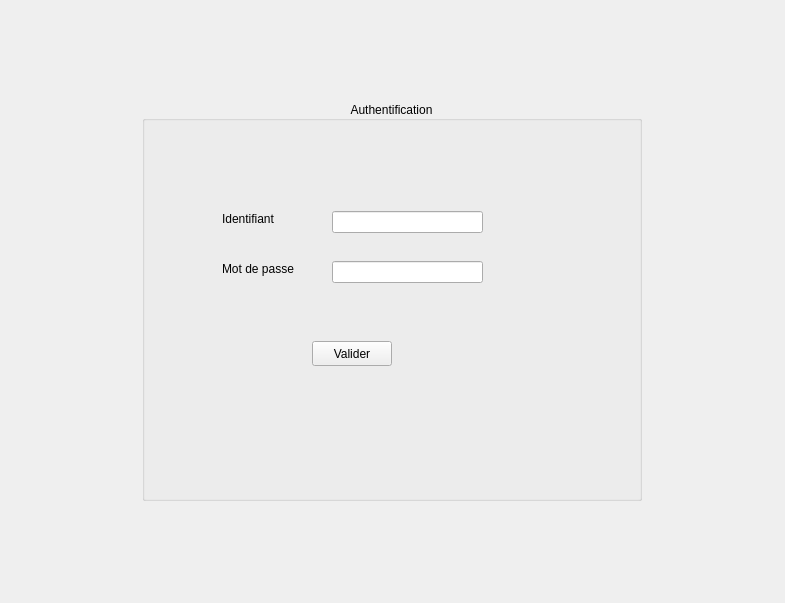
<?xml version="1.0" encoding="UTF-8"?>
<ui version="4.0">
 <class>PageLogin</class>
 <widget class="QWidget" name="PageLogin">
  <property name="geometry">
   <rect>
    <x>0</x>
    <y>0</y>
    <width>785</width>
    <height>603</height>
   </rect>
  </property>
  <property name="windowTitle">
   <string>Form</string>
  </property>
  <layout class="QGridLayout" name="gridLayout">
   <item row="0" column="0">
    <layout class="QHBoxLayout" name="horizontalLayout_2">
     <item>
      <widget class="QGroupBox" name="groupBox">
       <property name="maximumSize">
        <size>
         <width>500</width>
         <height>400</height>
        </size>
       </property>
       <property name="title">
        <string>Authentification</string>
       </property>
       <property name="alignment">
        <set>Qt::AlignCenter</set>
       </property>
       <widget class="QLabel" name="label">
        <property name="geometry">
         <rect>
          <x>80</x>
          <y>110</y>
          <width>71</width>
          <height>16</height>
         </rect>
        </property>
        <property name="text">
         <string>Identifiant</string>
        </property>
       </widget>
       <widget class="QLabel" name="label_2">
        <property name="geometry">
         <rect>
          <x>80</x>
          <y>160</y>
          <width>81</width>
          <height>16</height>
         </rect>
        </property>
        <property name="text">
         <string>Mot de passe</string>
        </property>
       </widget>
       <widget class="QPushButton" name="valider_boutton">
        <property name="geometry">
         <rect>
          <x>170</x>
          <y>240</y>
          <width>80</width>
          <height>25</height>
         </rect>
        </property>
        <property name="text">
         <string>Valider</string>
        </property>
       </widget>
       <widget class="QLineEdit" name="identifiant">
        <property name="geometry">
         <rect>
          <x>190</x>
          <y>110</y>
          <width>151</width>
          <height>22</height>
         </rect>
        </property>
       </widget>
       <widget class="QLineEdit" name="password">
        <property name="geometry">
         <rect>
          <x>190</x>
          <y>160</y>
          <width>151</width>
          <height>22</height>
         </rect>
        </property>
        <property name="echoMode">
         <enum>QLineEdit::Password</enum>
        </property>
       </widget>
      </widget>
     </item>
    </layout>
   </item>
  </layout>
 </widget>
 <resources/>
 <connections/>
</ui>
